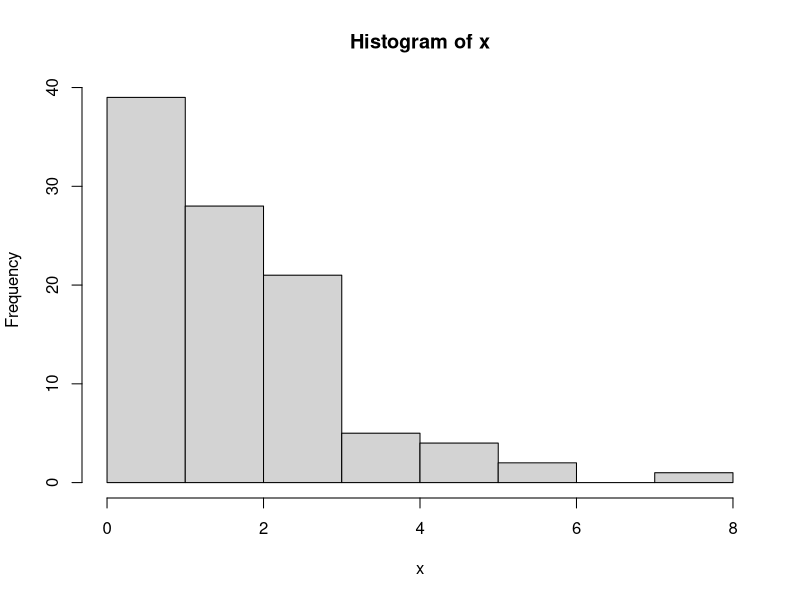

Source code (R):
# Ndivhuwo Nyase
# Prac 09

x <- rpois(n=100,lambda=2)
hist(x)

count <- 0
for(i in x){
 
  if (i == 0){
    count <- count+1
  }
}
count

num.zer <- length(x[x == 0])
num.zer

count == num.zer